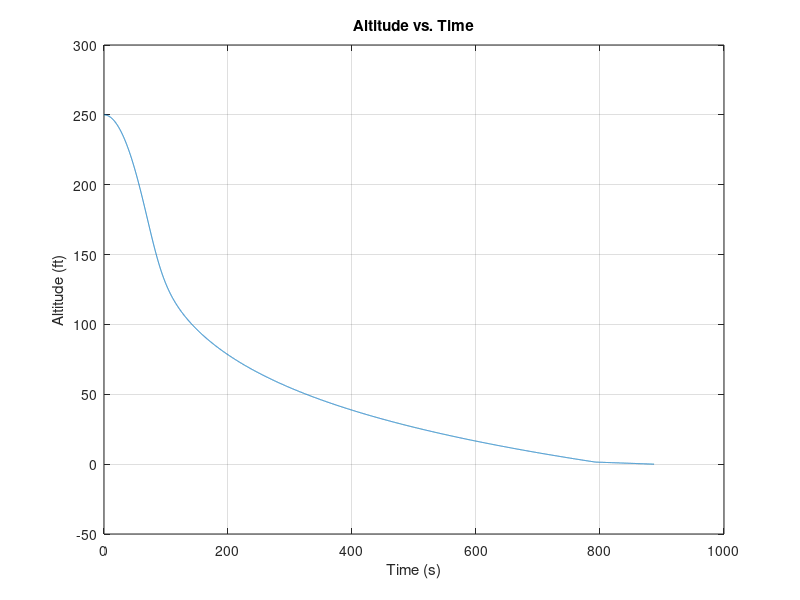

Here is the MATLAB script that generated this plot:
%% Parachute
% The Parachute script is used to calculate the descent rate of the various
% rocket components using a dual-deployment technique

%% Program Start
% Program start will clean the command window, workspace variables, and
% format Matlab output in a compact mode

clear, clc, format compact

%% Given Parachute Characteristics

d = 24;                % (Input) Parachute diam (in)
Cd = 1.55;             % (Input) Coefficient of Drag
mass = 25;             % (Input) Rocket Empty Mass (lbs)
Apogee = 250000;       % (Input) Max Altitude (ft)
main_Cd = 2;           % (Input) Main Parachute Cd
main_d = 90;           % (Input) Main Parachute diameter (in)

%% Constants Assumed

rhos = 1.225;       % Density of air in kg/m^3 at 20 deg. Centigrade
g0 = 9.807;         % Gravity constant (m/s^2)
Re = 6378;          % Radius of Earth (km)

%% Conversion Calculations

d = d*0.0254;                % Parachute diam (m)
mass = mass/2.2;             % Rocket Mass (kg)
h(1) = 0.3048*Apogee;        % Max Altitude (m)
A = pi*(d*.5)^2;             % Cross-sectional Area of paracute (m^2)
d_main = main_d*0.0254;      % Main Parachute diam(m)
A_main = pi*(d_main*.5)^2;   % Cross-sectional Area of main paracute (m^2)

%% Descent Calculations

rho(1) = rhos;
v(1) = 0;
gh(1) = g0;
dt = .1;
check = 0;

for k = 1:100000
    rho(k) = rhos*exp((-1/8000)*h(k));
    D(k) = .5*rho(k)*v(k)^2*Cd*A;
    dvdt(k) = (D(k)/mass)-g0;
    Vterm(k) = sqrt((2*mass*g0)/(rho(k)*A*Cd));
    if norm(v(k)) >= norm(Vterm)
        v(k) = Vterm(k);
        v(k+1) = Vterm(k);
        h(k+1) = h(k) + v(k)*dt;
    else
        v(k+1) = v(k) + dvdt(k)*dt;
        h(k+1) = h(k) + v(k)*dt;
    end
    if h(k) <= 457
        Cd = main_Cd;
        A = A_main;
        if check == 0
        fprintf('Descent Rate at Main Open = %2.2f m/s or %2.2f fps\n',v(k),v(k)*3.28084)
        check = 1;
        end
    end
    if h(k) <= 0
        fprintf('Descent Rate at Landing = %2.2f m/s or %2.2f fps\n',v(k),v(k)*3.28084)
        break
    end
end

t = 1:length(h);
fprintf('Total Elapsed Time = %.0f sec or %.2f min \n',t(end)/10,t(end)/600)
plot(t/10,h*3.28084/1000)
title('Altitude vs. Time'), xlabel('Time (s)'), ylabel('Altitude (ft)')
grid on
